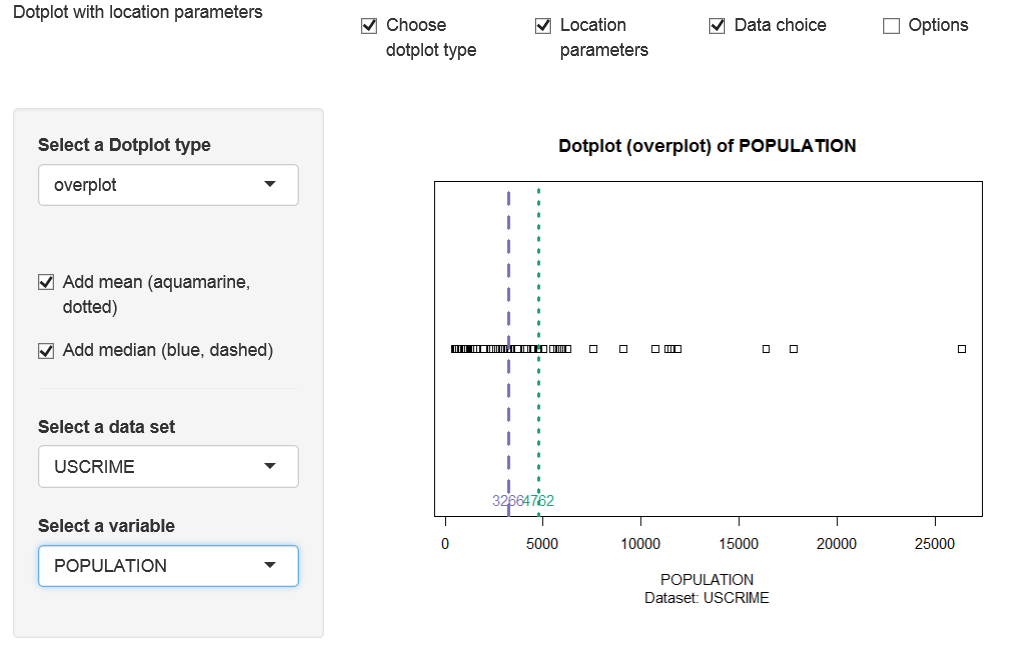

R code for this plot:
# ------------------------------------------------------------------------------
# Book:         MMStat
# ------------------------------------------------------------------------------
# Quantlet:     MMSTATdotplot_location
# ------------------------------------------------------------------------------
# Description:  It shows the one dimensional dotplot. The main goal of this
#               app is to show the location parameters of one dimensional data.
#               The location parameters including mean and median can be chosen
#               to show on the scatterplot.
# ------------------------------------------------------------------------------
# Datafiles:    CARS.rds, USCRIME.rds
# ------------------------------------------------------------------------------
# Inputs:       MMSTAThelper_function
#               Options: interactive user choice
# ------------------------------------------------------------------------------
# output:       Interactive shiny application
# ------------------------------------------------------------------------------
# Example:      The example shows the dotplot of POPULATION variable from the 
#               data set of USCRIME.        
# ------------------------------------------------------------------------------
# See also:     MVAbluepullover, BCS_Boxplot, BCS_Boxplot2, MVAclususcrime
#               MMSTATtime_series_1, MMSTATlinreg, MMSTATconfmean, 
#               MMSTATconfi_sigma, MMSTATassociation, MMSTAThelper_function
# ------------------------------------------------------------------------------
# Keywords:     mean, median, plot, scatterplot, quantile, visualization,
#               data visualization, parameter, interactive, parametric, uscrime     
# ------------------------------------------------------------------------------
# Author:       Yafei Xu
# ------------------------------------------------------------------------------


# please use "Esc" key to jump out the run of Shiny app
# clear history and close windows
# rm(list = ls(all = TRUE))
graphics.off()

# please set working directory
# setwd("C:/...")     # windows
# setwd("/Users/...") # mac os
# setwd("~/...")      # linux
source("MMSTAThelper_function.r")


##############################################################################
############################### SUBROUTINES ##################################
### helper function ##########################################################
##############################################################################

mmstat.getValues = function (local, ...) {
  ret <<- list(...)
  for (name in names(ret)) {
    if (is.null(ret[[name]]) || (length(ret[[name]]) == 0)) {
      if (is.null(local[[name]])) {
        stopif (is.null(mmstat$UI[[name]]$value), 
                paste0('no default value(s) for "', name, '"'))
        ret[[name]] = mmstat$UI[[name]]$value
      } else {
        ret[[name]] = local[[name]]
      }
    }
  }
  ret
}

##############################################################################
############################### SUBROUTINES ##################################
### server ###################################################################
##############################################################################


mmstat$UI = list(  dataset   = list(inputId = "dataset", 
                                    label   = gettext("Select a data set"),
                                    value   = mmstat.getDatasets("CARS", 
                                                                 "USCRIME"),
                                    choices = mmstat.getDatasetNames()),
                   variable  = list(inputId = "variable", 
                                    label   = gettext("Select a variable"),
                                    value   = mmstat.getVariableNames(1)),
                   method    = list(inputId ="method", 
                                    label   = gettext("Select a Dotplot type"),
                                    choices = gettext(c("overplot", 
                                                        "jitter", 
                                                        "stack"), "name"),
                                    value   = "jitter"),
                   addmean   = list(inputId = "addmean",
                                    label   = gettext("Add mean 
                                    (aquamarine, dotted)"),
                                    value   = FALSE),
                   addmedian = list(inputId = "addmedian",
                                    label   = gettext("Add median 
                                    (blue, dashed)"),
                                    value   = FALSE),
                   cex       = list(inputId = "cex", 
                                    label   = gettext("Font size"),
                                    min     = 1,
                                    max     = 1.5,
                                    step    = 0.05,
                                    value   = 1)
            )

mmstat$vartype = 'numvars'

server = shinyServer(function(input, output, session) {
  
  output$methodUI = renderUI({
    mmstat.log('methodUI')  
    args       = mmstat$UI$method
    args$value = NULL
    do.call('selectInput', args)
  })
  
  output$addmedianUI = renderUI({
    mmstat.log('addmedianUI')
    args = mmstat$UI$addmedian
    do.call('checkboxInput', args)
  })
  
  output$addmeanUI = renderUI({
    mmstat.log('addmeanUI')
    args = mmstat$UI$addmean
    do.call('checkboxInput', args)
  })

  output$variableUI = renderUI({
    mmstat.log('variableUI')
    inp          = mmstat.getValues(NULL, dataset = input$dataset)
    args         = mmstat$UI$variable
    args$value   = NULL
    args$choices = gettext(mmstat$dataset[[inp$dataset]]$numvars, "name")
    do.call('selectInput', args)
  })
  
  output$datasetUI = renderUI({
    mmstat.log('datasetUI')
    args       = mmstat$UI$dataset
    args$value = NULL
    do.call('selectInput', args)
  })
  
  output$cexUI = renderUI({
    mmstat.log('cexUI')
    args = mmstat$UI$cex
    do.call('sliderInput', args)
  })

  getVar = reactive({
    mmstat.log(paste('getVar'))
    var         = mmstat.getVar(isolate(input$dataset), input$variable)
    var$ticks   = mmstat.ticks(var$n, nmin = 30)   
    dec         = mmstat.dec(0.1*c(0, var$sd/sqrt(max(var$ticks))))
    var$decimal = dec$decimal
    var
  })
   
  output$distPlot = renderPlot({
    mmstat.log(sprintf('distPlot %s', input$method))
    inp   = mmstat.getValues(NULL, method    = input$method,
                                   cex       = input$cex,
                                   addmean   = input$addmean,
                                   addmedian = input$addmedian
               )
    var = getVar()
    stripchart(var$values, 
               method   = inp$method, 
               main     = sprintf(gettext("Dotplot (%s) of %s"), 
                                  tolower(gettext(inp$method)), var$name), 
               xlab     = var$xlab, 
               sub      = var$sub, 
               cex.axis = inp$cex,
               cex.lab  = inp$cex,
               cex.main = 1.2*inp$cex,
               cex.sub  = inp$cex,
               axes     = F)
    usr = par("usr")
    mmstat.axis(1, usr[1:2], cex.axis = inp$cex)
    box()
    if (inp$addmean || inp$addmedian) {
      pos = mmstat.pos(usr[3:4], 0.05)
      if (inp$addmean) {
        abline(v   = var$mean, 
               lwd = 3, 
               lty = "dotted", 
               col = mmstat$col[[1]])
        text(var$mean, pos, sprintf("%.*f", var$decimal, var$mean), 
             col = mmstat$col[[1]], 
             pos = 4-var$pos,
             cex = inp$cex)
      }
      if (inp$addmedian) {
        abline(v   = var$median, 
               lwd = 3, 
               lty = "dashed",
               col = mmstat$col[[3]])
        text(var$median, pos, sprintf("%.*f", var$decimal, var$median), 
             col = mmstat$col[[3]], 
             pos = 2 + var$pos, 
             cex = inp$cex)
      }
    }
  })
  
  output$logText = renderText({
    mmstat.getLog(session)
  })
})


##############################################################################
############################### SUBROUTINES ##################################
### ui #######################################################################
##############################################################################

ui = shinyUI(fluidPage(
  div(class ="navbar navbar-static-top",
      div(class = "navbar-inner", 
          fluidRow(column(4, div(class = "brand pull-left", 
                                 gettext("Dotplot with location parameters"))),
                   column(2, checkboxInput("showtype", 
                                           gettext("Choose dotplot type"), TRUE)),
                   column(2, checkboxInput("showparameters", 
                                           gettext("Location parameters"), TRUE)),
                   column(2, checkboxInput("showdata", 
                                           gettext("Data choice"), FALSE)),
                   column(2, checkboxInput("showoptions", 
                                           gettext("Options"), FALSE))))),
    
  sidebarLayout(
    sidebarPanel(
      conditionalPanel(
        condition = 'input.showtype',
        uiOutput("methodUI")
      ),
      conditionalPanel(
        condition = 'input.showparameters',
        br(),
        uiOutput("addmeanUI"),
        uiOutput("addmedianUI")
      ),
      conditionalPanel(
        condition = 'input.showdata',
        hr(),
        uiOutput("datasetUI"),
        uiOutput("variableUI")
      ),
      conditionalPanel(
        condition = 'input.showoptions',
        hr(),
        uiOutput("cexUI")
      )
    ),
    
    mainPanel(plotOutput("distPlot"))),

    htmlOutput("logText")
  ))
  
##############################################################################
############################### SUBROUTINES ##################################
### shinyApp #################################################################
##############################################################################

shinyApp(ui = ui, server = server)

#
